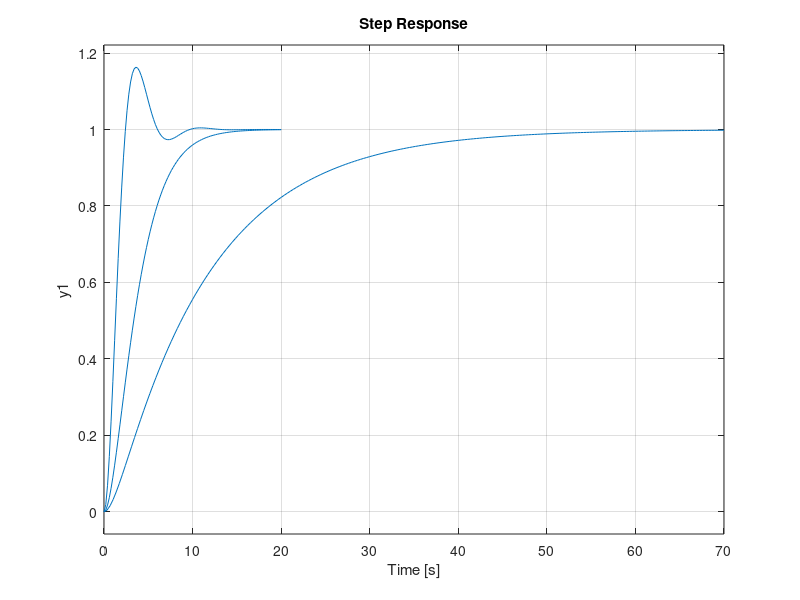

This figure's MATLAB source:
close all, clear all, clc

s = tf('s');
G = 1/(s*(s+1));

for K=[1,1/4,1/12]
sys = feedback(K*G,1);
step(sys); hold on;
%title(['K = ' num2str(K)]);
%pause(0.5);
end